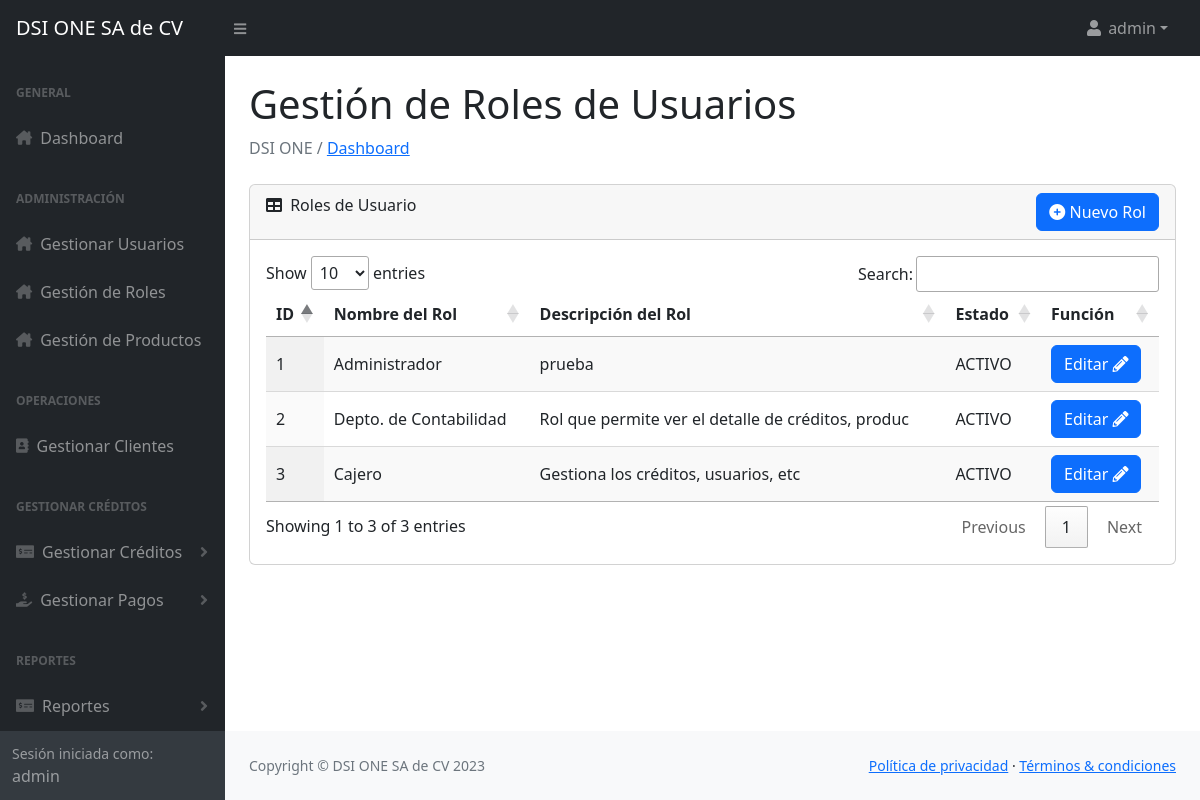
Page /Vista/admin_roles.php (signed in) on the committed database.
### tables this page shows
CREATE TABLE `roles_usuarios` (
  `id` int(3) NOT NULL,
  `nombre_rol` varchar(25) NOT NULL,
  `descripcion_rol` varchar(50) NOT NULL,
  `estado` enum('ACTIVO','INACTIVO') NOT NULL DEFAULT 'ACTIVO'
);

### Vista/admin_roles.php (the view, shortened to what this page needs)
<?php include '../Controlador/sesion.php';
?>
<head>
    <?php include '../Modelo/o_head.php'; ?>
</head>
<body class="sb-nav-fixed">
    <?php include '../Modelo/o_menu.php'; ?>
    <div id="layoutSidenav_content">
        <main>
            <div class="container-fluid px-4">
                <h1 class="mt-4">Gestión de Roles de Usuarios</h1>
                <ol class="breadcrumb mb-4">
                    <li class="breadcrumb-item active"> DSI ONE / <a href="../Vista/home.php"> Dashboard </a></li>
                </ol>
                <div class="card mb-4">
                    <div class="card-header">
                        <i class="fas fa-table me-1"></i>
                        Roles de Usuario
                        <div style="float: right;">
                            <button class="btn btn-primary" data-bs-toggle="modal" data-bs-target="#addRolModal"><i class="fa-solid fa-circle-plus"></i> Nuevo Rol</button>
                        </div>
                    </div>
                    <div class="card-body">
                        <table id="datatablesSimple" class="display">
                            <thead>
                                <tr>
                                    <th>ID</th>
                                    <th>Nombre del Rol</th>
                                    <th>Descripción del Rol</th>
                                    <th>Estado</th>
                                    <th>Función</th>
                                </tr>
                            </thead>
                            <tbody>
                                <?php
                                $query = "SELECT * FROM roles_usuarios";
                                $result = $conn->query($query);
                                if ($result->num_rows > 0) {
                                    while ($row = $result->fetch_assoc()) {
                                        echo "<tr>";
                                        echo "<td>" . $row['id'] . "</td>";
                                        echo "<td>" . $row['nombre_rol'] . "</td>";
                                        echo "<td>" . $row['descripcion_rol'] . "</td>";
                                        echo "<td>" . $row['estado'] . "</td>";
                                        echo '<td>
                                                <button class="btn btn-primary" onclick="cargarDatosRol(' . $row['id'] . ')" data-bs-toggle="modal" data-bs-target="#editRolModal">Editar <i class="fas fa-pencil-alt" style="color: white;"></i></button>
                                            </td>';
                                        echo "</tr>";
                                    }
                                } else {
                                    echo "<tr><td colspan='7'>No se encontraron registros en la tabla roles_usuarios.</td></tr>";
                                }
                                ?>
                            </tbody>
                        </table>
                    </div>
                </div>
            </div>
        </main>
        <?php include '../Modelo/o_scrips_generales.php'; ?>
</body>
</html>

### rows in the picture
roles_usuarios: id "1", nombre_rol "Administrador", descripcion_rol "prueba", estado "ACTIVO"
roles_usuarios: id "2", nombre_rol "Depto. de Contabilidad", descripcion_rol "Rol que permite ver el detalle de créditos, produc", estado "ACTIVO"
roles_usuarios: id "3", nombre_rol "Cajero", descripcion_rol "Gestiona los créditos, usuarios, etc", estado "ACTIVO"

### other values in the picture
$_SESSION['username'] "admin"
